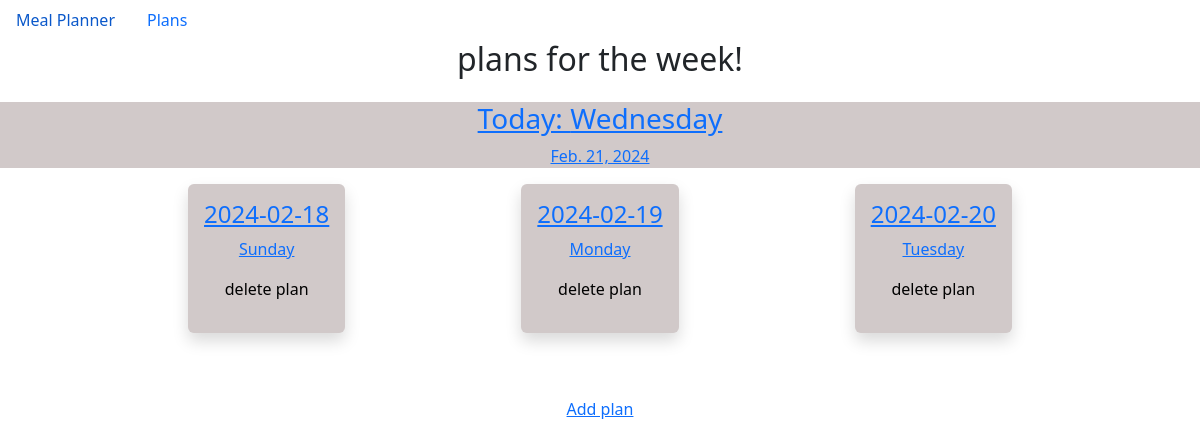
The app's page /plans/ with its own data.
### meal_plans/models.py (models this page shows, shortened)
class Plan(models.Model):
    date = models.DateField()
    """breakfast = models.TextField(default="") # original functionality before adding FoodItem class.
    lunch = models.TextField(default="")
    dinner = models.TextField(default="")
    snacks = models.TextField(default="")"""
    current_date = datetime.date.today()
    the_day = current_date.weekday()
    week_days = ['Monday', 'Tuesday', 'Wednesday', 'Thursday', 'Friday', 'Saturday', 'Sunday']
    current_day = week_days[the_day]
    delete_plan = False
    @property
    def day_of_week(self):
        return self.date.strftime('%A')
    def __str__(self):
        return str(self.date)

### meal_plans/views.py (the view)
# urls.py: path('plans/', views.plans, name='plans'),
def plans(request):
    plans = Plan.objects.order_by('date')
    today = date.today()
    context = {'plans': plans, 'today':today}
    return render(request, 'meal_plans/plans.html', context)

### meal_plans/templates/meal_plans/plans.html
{% extends "meal_plans/base.html" %}
{% load static %}
{% block content %}
<section id="plansSection">
    <h2>plans for the week!</h2>
    {% for plan in plans %}
    {% if today == plan.date %}
        <p id="todayPlan" class= "row">
            <div class="planLi">
                <a href="{% url 'meal_plans:plan' plan.id %}"><h3>Today: {{ plan.day_of_week }}</h3>
                    <p>{{ today }} </p></a>
            </div>
        </p>
    {% endif %}
    {% endfor %}
    <ul id="plansList" class="">
    {% for plan in plans %}
    {% if today != plan.date %}
        <li class= "row">
            <div class="planLi shadow p-3 mb-5 rounded">
                <a href="{% url 'meal_plans:plan' plan.id %}">
                <h4 >{{ plan }}</h4>
                <p>{{ plan.day_of_week }} </p></a>
                <p><a href="{% url 'meal_plans:delete_plan' plan.id %}">delete plan</a></p>
            </div>
        </li>
    {% endif %}
    {% empty %}
        <li>No plans yet for this week!</li>
    {% endfor %}
    </ul>
    <a href="{% url 'meal_plans:new_plan' %}">Add plan</a>
</section>
{% endblock content %}

### meal_plans/static/styles.css (style rules this page uses)
body { background-color: blue; margin: 0 auto; text-align: center; justify-content: center; }
h4 a, p a { color: black; text-decoration: none; }
#plansSection { margin: 0 auto; text-align: center; justify-content: center; }
#plansList { display: flex; flex-wrap: wrap; flex-direction: row; justify-content: space-evenly; padding-left: 0; }
.planLi { background-color: rgb(209, 201, 201); }

### records on screen
Plan: day_of_week "Wednesday", date "Feb. 21, 2024"
Plan: date "2024-02-18", day_of_week "Sunday"
Plan: date "2024-02-19", day_of_week "Monday"
Plan: date "2024-02-20", day_of_week "Tuesday"
